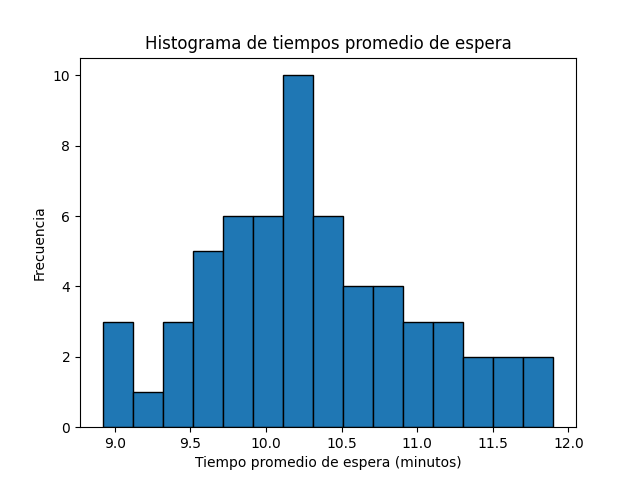

Here is the Python script that generated this plot:
import numpy as np
import matplotlib.pyplot as plt

# Parámetros de la simulación
num_experimentos = 60
num_corridas = 100
tiempo_entre_camiones = 15  # minutos
num_camiones = 4
num_empleados = 5  # Ahora tenemos 5 empleados

# Función para convertir minutos a formato de minutos y segundos
def minutos_a_minutos_segundos(minutos):
    minutos_enteros = int(minutos)
    segundos = int((minutos - minutos_enteros) * 60)
    return f"{minutos_enteros}:{segundos:02d} minutos"

# Función para simular el tiempo de atención de cada empleado
def tiempo_atencion_empleado(empleado):
    if empleado == 1:
        return np.random.normal(18, 4)
    elif empleado == 2:
        return np.random.exponential(15)
    elif empleado == 3:
        return np.random.exponential(16)
    elif empleado == 4:
        return np.random.normal(14, 3)
    elif empleado == 5:
        return np.random.normal(19, 5)

# Función para simular una corrida
def simular_corrida():
    tiempos_espera = []
    tiempo_llegada_camion = 0
    for _ in range(num_camiones):
        tiempo_llegada_camion += np.random.exponential(tiempo_entre_camiones)
        tiempos_atencion = [tiempo_atencion_empleado(np.random.randint(1, 6)) for _ in range(4)]
        tiempo_espera = max(0, max(tiempos_atencion) - (tiempo_llegada_camion - tiempo_entre_camiones))
        tiempos_espera.append(tiempo_espera)
    return np.mean(tiempos_espera)

# Simulación de los experimentos
resultados_experimentos = []
for _ in range(num_experimentos):
    tiempos_promedio_corrida = [simular_corrida() for _ in range(num_corridas)]
    resultados_experimentos.append(np.mean(tiempos_promedio_corrida))

# Cálculo del tiempo promedio de espera de los camiones
tiempo_promedio_espera_minutos = np.mean(resultados_experimentos)
tiempo_promedio_espera_formateado = minutos_a_minutos_segundos(tiempo_promedio_espera_minutos)

# Intervalo de confianza del 95%
intervalo_confianza_minutos = np.percentile(resultados_experimentos, [2.5, 97.5])
intervalo_confianza_formateado = [minutos_a_minutos_segundos(tiempo) for tiempo in intervalo_confianza_minutos]

# Histograma de los resultados de los experimentos
plt.hist(resultados_experimentos, bins=15, edgecolor='black')
plt.title('Histograma de tiempos promedio de espera')
plt.xlabel('Tiempo promedio de espera (minutos)')
plt.ylabel('Frecuencia')
plt.show()

# Cálculo del porcentaje de tiempo de ocupación de cada surtidor
tiempo_total_simulacion = num_experimentos * num_corridas * tiempo_entre_camiones
tiempo_ocupacion_empleado = [0] * 5
for _ in range(num_experimentos):
    for _ in range(num_corridas):
        for empleado in range(1, 6):
            tiempo_ocupacion_empleado[empleado-1] += min(tiempo_atencion_empleado(empleado), tiempo_entre_camiones)
porcentaje_ocupacion = [tiempo / tiempo_total_simulacion * 100 for tiempo in tiempo_ocupacion_empleado]

# Imprimir reporte estadístico
print("Reporte Estadístico:")
print("Tiempo promedio de espera de los camiones:", tiempo_promedio_espera_formateado)
print("Intervalo de confianza del 95%:", intervalo_confianza_formateado)
print("Porcentaje de tiempo de ocupación de cada surtidor:")
for empleado, porcentaje in enumerate(porcentaje_ocupacion, start=1):
    print(f"Empleado {empleado}: {porcentaje:.2f}%")
